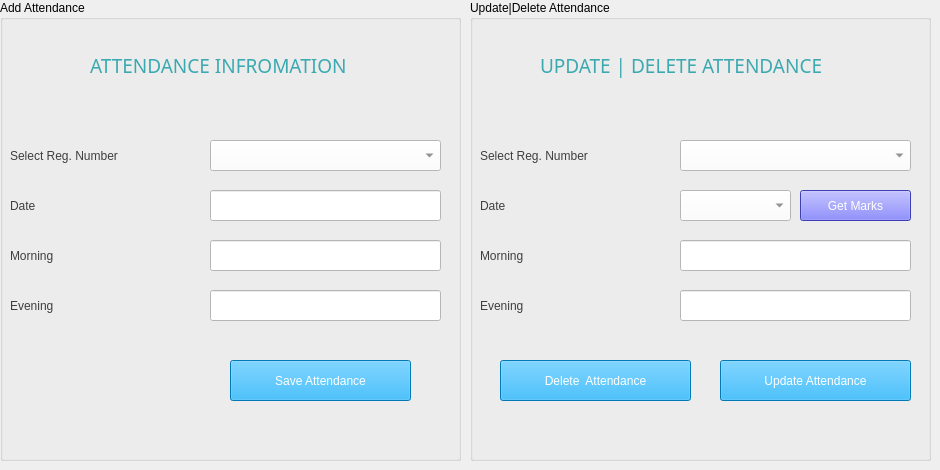
    <widget class="QWidget" name="tab_14">
     <attribute name="title">
      <string>ATTENDANCE</string>
     </attribute>
     <widget class="QGroupBox" name="groupBox_3">
      <property name="geometry">
       <rect>
        <x>0</x>
        <y>0</y>
        <width>461</width>
        <height>461</height>
       </rect>
      </property>
      <property name="title">
       <string>Add Attendance</string>
      </property>
      <widget class="QLabel" name="ADDSTD_7">
       <property name="enabled">
        <bool>true</bool>
       </property>
       <property name="geometry">
        <rect>
         <x>90</x>
         <y>50</y>
         <width>311</width>
         <height>31</height>
        </rect>
       </property>
       <property name="font">
        <font>
         <family>Arial Black</family>
         <pointsize>14</pointsize>
         <weight>10</weight>
         <italic>false</italic>
         <bold>false</bold>
        </font>
       </property>
       <property name="styleSheet">
        <string notr="true">color: rgb(59, 170, 176);
font: 87 14pt &quot;Arial Black&quot;;</string>
       </property>
       <property name="text">
        <string>ATTENDANCE INFROMATION</string>
       </property>
      </widget>
      <widget class="QComboBox" name="comboBox_15">
       <property name="geometry">
        <rect>
         <x>210</x>
         <y>140</y>
         <width>231</width>
         <height>31</height>
        </rect>
       </property>
       <property name="styleSheet">
        <string notr="true">color: rgb(84, 84, 84);
background-color: rgb(255, 255, 255);
font: 87 11pt &quot;Arial Black&quot;;</string>
       </property>
      </widget>
      <widget class="QLabel" name="label_73">
       <property name="geometry">
        <rect>
         <x>10</x>
         <y>140</y>
         <width>181</width>
         <height>31</height>
        </rect>
       </property>
       <property name="styleSheet">
        <string notr="true">color:rgb(62, 62, 62);
font: 87 13pt &quot;Arial Black&quot;;</string>
       </property>
       <property name="text">
        <string>Select Reg. Number</string>
       </property>
      </widget>
      <widget class="QLabel" name="label_74">
       <property name="geometry">
        <rect>
         <x>10</x>
         <y>190</y>
         <width>171</width>
         <height>31</height>
        </rect>
       </property>
       <property name="styleSheet">
        <string notr="true">color:rgb(62, 62, 62);
font: 87 13pt &quot;Arial Black&quot;;</string>
       </property>
       <property name="text">
        <string>Date</string>
       </property>
      </widget>
      <widget class="QLineEdit" name="lineEdit_39">
       <property name="geometry">
        <rect>
         <x>210</x>
         <y>190</y>
         <width>231</width>
         <height>31</height>
        </rect>
       </property>
       <property name="styleSheet">
        <string notr="true">background-color: rgb(255, 255, 255);
font: 87 12pt &quot;Arial Black&quot;;
color: rgb(90, 90, 90);
</string>
       </property>
      </widget>
      <widget class="QLabel" name="label_75">
       <property name="geometry">
        <rect>
         <x>10</x>
         <y>240</y>
         <width>171</width>
         <height>31</height>
        </rect>
       </property>
       <property name="styleSheet">
        <string notr="true">color:rgb(62, 62, 62);
font: 87 13pt &quot;Arial Black&quot;;</string>
       </property>
       <property name="text">
        <string>Morning</string>
       </property>
      </widget>
      <widget class="QLineEdit" name="lineEdit_44">
       <property name="geometry">
        <rect>
         <x>210</x>
         <y>240</y>
         <width>231</width>
         <height>31</height>
        </rect>
       </property>
       <property name="styleSheet">
        <string notr="true">background-color: rgb(255, 255, 255);
font: 87 12pt &quot;Arial Black&quot;;
color: rgb(90, 90, 90);
</string>
       </property>
      </widget>
      <widget class="QLineEdit" name="lineEdit_45">
       <property name="geometry">
        <rect>
         <x>210</x>
         <y>290</y>
         <width>231</width>
         <height>31</height>
        </rect>
       </property>
       <property name="styleSheet">
        <string notr="true">background-color: rgb(255, 255, 255);
font: 87 12pt &quot;Arial Black&quot;;
color: rgb(90, 90, 90);
</string>
       </property>
      </widget>
      <widget class="QLabel" name="label_76">
       <property name="geometry">
        <rect>
         <x>10</x>
         <y>290</y>
         <width>171</width>
         <height>31</height>
        </rect>
       </property>
       <property name="styleSheet">
        <string notr="true">color:rgb(62, 62, 62);
font: 87 13pt &quot;Arial Black&quot;;</string>
       </property>
       <property name="text">
        <string>Evening</string>
       </property>
      </widget>
     </widget>
     <widget class="QGroupBox" name="groupBox_4">
      <property name="geometry">
       <rect>
        <x>470</x>
        <y>0</y>
        <width>461</width>
        <height>461</height>
       </rect>
      </property>
      <property name="title">
       <string>Update|Delete Attendance</string>
      </property>
      <widget class="QLabel" name="ADDSTD_8">
       <property name="enabled">
        <bool>true</bool>
       </property>
       <property name="geometry">
        <rect>
         <x>70</x>
         <y>50</y>
         <width>341</width>
         <height>31</height>
        </rect>
       </property>
       <property name="font">
        <font>
         <family>Arial Black</family>
         <pointsize>14</pointsize>
         <weight>10</weight>
         <italic>false</italic>
         <bold>false</bold>
        </font>
       </property>
       <property name="styleSheet">
        <string notr="true">color: rgb(59, 170, 176);
font: 87 14pt &quot;Arial Black&quot;;</string>
       </property>
       <property name="text">
        <string>UPDATE | DELETE ATTENDANCE</string>
       </property>
      </widget>
      <widget class="QComboBox" name="comboBox_17">
       <property name="geometry">
        <rect>
         <x>210</x>
         <y>140</y>
         <width>231</width>
         <height>31</height>
        </rect>
       </property>
       <property name="styleSheet">
        <string notr="true">color: rgb(84, 84, 84);
background-color: rgb(255, 255, 255);
font: 87 11pt &quot;Arial Black&quot;;</string>
       </property>
      </widget>
      <widget class="QLabel" name="label_80">
       <property name="geometry">
        <rect>
         <x>10</x>
         <y>140</y>
         <width>191</width>
         <height>31</height>
        </rect>
       </property>
       <property name="styleSheet">
        <string notr="true">color:rgb(62, 62, 62);
font: 87 13pt &quot;Arial Black&quot;;</string>
       </property>
       <property name="text">
        <string>Select Reg. Number</string>
       </property>
      </widget>
      <widget class="QLabel" name="label_81">
       <property name="geometry">
        <rect>
         <x>10</x>
         <y>190</y>
         <width>171</width>
         <height>31</height>
        </rect>
       </property>
       <property name="styleSheet">
        <string notr="true">color:rgb(62, 62, 62);
font: 87 13pt &quot;Arial Black&quot;;</string>
       </property>
       <property name="text">
        <string>Date</string>
       </property>
      </widget>
      <widget class="QLabel" name="label_82">
       <property name="geometry">
        <rect>
         <x>10</x>
         <y>240</y>
         <width>171</width>
         <height>31</height>
        </rect>
       </property>
       <property name="styleSheet">
        <string notr="true">color:rgb(62, 62, 62);
font: 87 13pt &quot;Arial Black&quot;;</string>
       </property>
       <property name="text">
        <string>Morning</string>
       </property>
      </widget>
      <widget class="QLineEdit" name="lineEdit_48">
       <property name="geometry">
        <rect>
         <x>210</x>
         <y>240</y>
         <width>231</width>
         <height>31</height>
        </rect>
       </property>
       <property name="styleSheet">
        <string notr="true">background-color: rgb(255, 255, 255);
font: 87 12pt &quot;Arial Black&quot;;
color: rgb(90, 90, 90);
</string>
       </property>
      </widget>
      <widget class="QLineEdit" name="lineEdit_49">
       <property name="geometry">
        <rect>
         <x>210</x>
         <y>290</y>
         <width>231</width>
         <height>31</height>
        </rect>
       </property>
       <property name="styleSheet">
        <string notr="true">background-color: rgb(255, 255, 255);
font: 87 12pt &quot;Arial Black&quot;;
color: rgb(90, 90, 90);
</string>
       </property>
      </widget>
      <widget class="QLabel" name="label_83">
       <property name="geometry">
        <rect>
         <x>10</x>
         <y>290</y>
         <width>171</width>
         <height>31</height>
        </rect>
       </property>
       <property name="styleSheet">
        <string notr="true">color:rgb(62, 62, 62);
font: 87 13pt &quot;Arial Black&quot;;</string>
       </property>
       <property name="text">
        <string>Evening</string>
       </property>
      </widget>
      <widget class="QPushButton" name="pushButton_14">
       <property name="geometry">
        <rect>
         <x>250</x>
         <y>360</y>
         <width>191</width>
         <height>41</height>
        </rect>
       </property>
       <property name="cursor">
        <cursorShape>PointingHandCursor</cursorShape>
       </property>
       <property name="styleSheet">
        <string notr="true">background-color: rgb(0, 170, 255);
color: rgb(255, 255, 255);
font: 87 12pt &quot;Arial Black&quot;;</string>
       </property>
       <property name="text">
        <string>Update Attendance</string>
       </property>
      </widget>
      <widget class="QComboBox" name="comboBox_19">
       <property name="geometry">
        <rect>
         <x>210</x>
         <y>190</y>
         <width>111</width>
         <height>31</height>
        </rect>
       </property>
       <property name="styleSheet">
        <string notr="true">color: rgb(84, 84, 84);
background-color: rgb(255, 255, 255);
font: 87 11pt &quot;Arial Black&quot;;</string>
       </property>
      </widget>
      <widget class="QPushButton" name="pushButton_15">
       <property name="geometry">
        <rect>
         <x>330</x>
         <y>190</y>
         <width>111</width>
         <height>31</height>
        </rect>
       </property>
       <property name="cursor">
        <cursorShape>PointingHandCursor</cursorShape>
       </property>
       <property name="styleSheet">
        <string notr="true">background-color: rgb(85, 85, 255);
color: rgb(255, 255, 255);
font: 87 12pt &quot;Arial Black&quot;;</string>
       </property>
       <property name="text">
        <string>Get Marks</string>
       </property>
      </widget>
      <widget class="QPushButton" name="pushButton_16">
       <property name="geometry">
        <rect>
         <x>30</x>
         <y>360</y>
         <width>191</width>
         <height>41</height>
        </rect>
       </property>
       <property name="cursor">
        <cursorShape>PointingHandCursor</cursorShape>
       </property>
       <property name="styleSheet">
        <string notr="true">background-color: rgb(0, 170, 255);
color: rgb(255, 255, 255);
font: 87 13pt &quot;Arial Black&quot;;</string>
       </property>
       <property name="text">
        <string>Delete  Attendance</string>
       </property>
      </widget>
     </widget>
     <widget class="QPushButton" name="pushButton_13">
      <property name="geometry">
       <rect>
        <x>230</x>
        <y>360</y>
        <width>181</width>
        <height>41</height>
       </rect>
      </property>
      <property name="cursor">
       <cursorShape>PointingHandCursor</cursorShape>
      </property>
      <property name="styleSheet">
       <string notr="true">background-color: rgb(0, 170, 255);
color: rgb(255, 255, 255);
font: 87 13pt &quot;Arial Black&quot;;</string>
      </property>
      <property name="text">
       <string>Save Attendance</string>
      </property>
     </widget>
    </widget>
